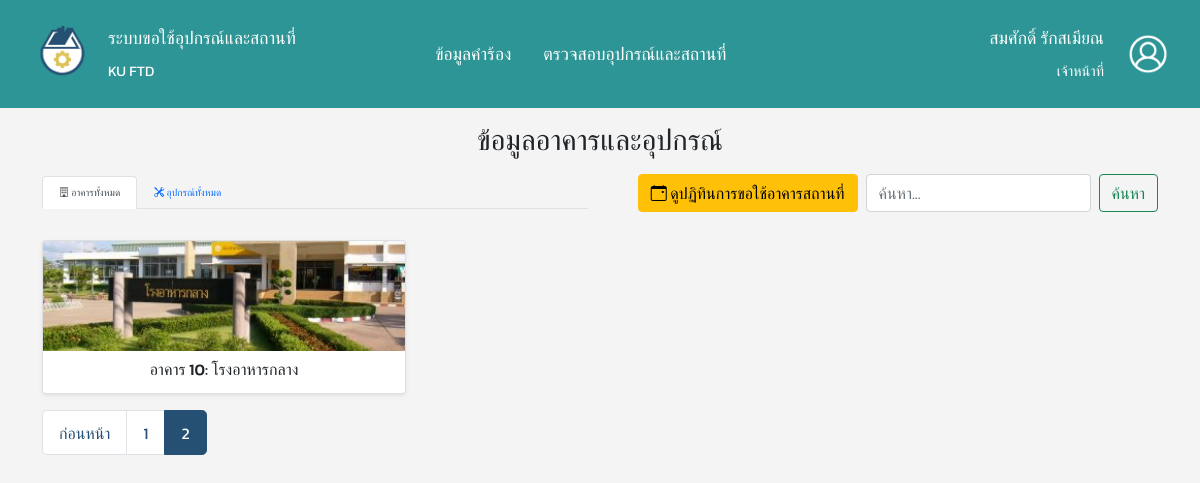
/user-data_view-page.php?mode=buildings&page=2 (signed in), run on an earlier commit of the app's database.
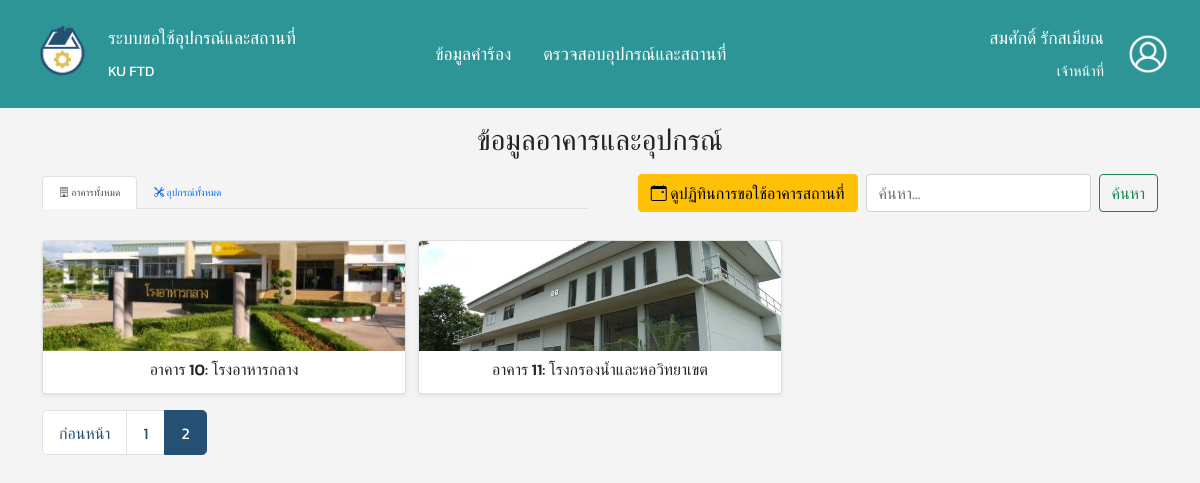
And on a later commit of the database.
### tables this page shows
CREATE TABLE `buildings` (
  `building_id` varchar(2) NOT NULL,
  `building_name` varchar(255) NOT NULL,
  `building_pic` varchar(255) NOT NULL
);

### php/user_data-view.php (called while the page is built, shortened)
<?php
include 'database/database.php';
$items_per_page = 9;
$current_page = isset($_GET['page']) ? (int)$_GET['page'] : 1;
$offset = ($current_page - 1) * $items_per_page;
$search_query = isset($_GET['search']) ? trim($_GET['search']) : '';
$search_param = '%' . $search_query . '%';
$mode = isset($_GET['mode']) ? $_GET['mode'] : 'buildings';
$data = [];
$total_items = 0;
try {
    if ($mode == 'buildings') {
        $sql_count = "SELECT COUNT(DISTINCT b.building_id)
                    FROM buildings b
                    LEFT JOIN facilities f ON b.building_id = f.building_id
                    WHERE b.building_name LIKE ? OR f.facility_name LIKE ?";
        $stmt_count = $conn->prepare($sql_count);
        $stmt_count->bind_param("ss", $search_param, $search_param);
        $stmt_count->execute();
        $stmt_count->bind_result($total_items);
        $sql_data = "SELECT
                        b.building_id,
                        b.building_name,
                        b.building_pic,
                        GROUP_CONCAT(
                            CASE
                                WHEN f.facility_name LIKE ? THEN f.facility_name
                                ELSE NULL
                            END
                            SEPARATOR ', '
                        ) AS matched_facilities
                    FROM buildings b
                    LEFT JOIN facilities f ON b.building_id = f.building_id
                    WHERE b.building_name LIKE ? OR f.facility_name LIKE ?
                    GROUP BY b.building_id, b.building_name, b.building_pic
                    ORDER BY CAST(b.building_id AS UNSIGNED) ASC
                    LIMIT ? OFFSET ?";
        $stmt_data = $conn->prepare($sql_data);
        $stmt_data->bind_param("sssii", $search_param, $search_param, $search_param, $items_per_page, $offset);
        $stmt_data->execute();
        $result_data = $stmt_data->get_result();
        while ($row = $result_data->fetch_assoc()) {
            $data[] = $row;
        }
    }
} catch (Exception $e) {
    error_log("Database Error: " . $e->getMessage());
}
$total_pages = ceil($total_items / $items_per_page);
?>

### user-data_view-page.php (the view, shortened to what the changed rows need)
<?php
include 'database/database.php';
require_once 'php/user_data-view.php';
?>
<!DOCTYPE html>
<html lang="th">
<head>
    <?php include 'header.php'?>
    <link href='https://cdn.jsdelivr.net/npm/fullcalendar@5.11.3/main.min.css' rel='stylesheet' />
</head>
<body>
    <div class="container mt-0">
        <h1 class="mb-3 text-center">ข้อมูลอาคารและอุปกรณ์</h1>
        <?php
        if ($mode == 'facility_detail' && $detail_item):
            $back_link = '?mode=building_detail&building_id=' . htmlspecialchars($detail_item['building_id']);
        ?>
            <div class="card p-3 my-3">
                <h2 class="card-title mb-3">รายละเอียดสถานที่: <?php echo htmlspecialchars($detail_item['facility_name']); ?></h2>
                <div class="row">
                    <div class="col-12 col-md-4 text-center">
                        <?php if ($detail_item['facility_pic'] && file_exists($detail_item['facility_pic'])): ?>
                            <img src="<?php echo htmlspecialchars($detail_item['facility_pic']); ?>" class="detail-img img-fluid" alt="Facility Picture">
                        <?php else: ?>
                            <img src="./images/placeholder.png" class="detail-img img-fluid" alt="No Image">
                        <?php endif; ?>
                    </div>
                    <div class="col-12 col-md-8 details-text">
                        <p class="mb-1"><strong>ชื่อสถานที่:</strong> <?php echo htmlspecialchars($detail_item['facility_name']); ?></p>
                        <p class="mb-1"><strong>รายละเอียด:</strong> <?php echo nl2br(htmlspecialchars($detail_item['facility_des'])); ?></p>
                        <p class="mb-1"><strong>อาคาร:</strong> <?php echo htmlspecialchars($detail_item['building_id']); ?></p>
                        <p class="mb-1"><strong>ชื่ออาคาร:</strong> <?php echo htmlspecialchars($detail_item['building_name']); ?></p>
                    </div>
                </div>
                <div class="d-flex justify-content-start mt-3">
                    <a href="<?php echo htmlspecialchars($back_link); ?>" class="btn btn-secondary">ย้อนกลับ</a>
                </div>
            </div>
        <?php
        else:
            if (empty($data)):
        ?>
                <div class="alert alert-info text-center mt-4">
                    <?php if (!empty($search_query)): ?>
                        ไม่พบข้อมูลที่คุณค้นหา "<?php echo htmlspecialchars($search_query); ?>"
                    <?php else: ?>
                        <?php if ($mode == 'buildings'): ?>
                            ยังไม่มีข้อมูลอาคารในระบบ
                        <?php elseif ($mode == 'equipment'): ?>
                            ยังไม่มีข้อมูลอุปกรณ์ในระบบ
                        <?php elseif ($mode == 'building_detail' && $detail_item): ?>
                            ยังไม่มีข้อมูลสถานที่ในอาคาร "<?php echo htmlspecialchars($detail_item['building_name']); ?>"
                        <?php endif; ?>
                    <?php endif; ?>
                </div>
        <?php
            else:
        ?>
                <div class="row row-cols-1 row-cols-sm-2 row-cols-md-2 row-cols-lg-3 g-2 mt-0">
                    <?php foreach ($data as $item): ?>
                        <div class="col">
                            <div class="card h-100 shadow-sm">
                                <?php
                                $img_src = './images/placeholder.png';
                                $item_name = '';
                                $link_href = '#';
                                if ($mode == 'buildings') {
                                    $img_src = ($item['building_pic'] && file_exists($item['building_pic'])) ? htmlspecialchars($item['building_pic']) : $img_src;
                                    $item_name = htmlspecialchars($item['building_name']);
                                    $link_href = '?mode=building_detail&building_id=' . htmlspecialchars($item['building_id']);
                                } elseif ($mode == 'equipment') {
                                    $img_src = ($item['equip_pic'] && file_exists($item['equip_pic'])) ? htmlspecialchars($item['equip_pic']) : $img_src;
                                    $item_name = htmlspecialchars($item['equip_name']);
                                    $link_href = '?mode=equip_detail&equip_id=' . htmlspecialchars($item['equip_id']);
                                } elseif ($mode == 'building_detail') {
                                    $img_src = ($item['facility_pic'] && file_exists($item['facility_pic'])) ? htmlspecialchars($item['facility_pic']) : $img_src;
                                    $item_name = htmlspecialchars($item['facility_name']);
                                    $link_href = '?mode=facility_detail&facility_id=' . htmlspecialchars($item['facility_id']);
                                }
                                ?>
                                <a href="<?php echo $link_href; ?>" class="card-img-link">
                                    <img src="<?php echo $img_src; ?>" class="card-img-top" alt="<?php echo $item_name; ?>">
                                </a>
                                <div class="card-body d-flex flex-column">
                                    <?php if ($mode == 'buildings'): ?>
                                        <h5 class="card-title text-center">
                                            อาคาร <?php echo htmlspecialchars($item['building_id']); ?>: <?php echo htmlspecialchars($item['building_name']); ?>
                                        </h5>
                                    <?php else:  ?>
                                        <h5 class="card-title text-center"><?php echo $item_name; ?></h5>
                                    <?php endif; ?>
                                </div>
                            </div>
                        </div>
                    <?php endforeach; ?>
                </div>
                <nav aria-label="Page navigation" class="pagination-container mt-2 mb-0">
                    <ul class="pagination pagination-lg">
                        <?php for ($i = 1; $i <= $total_pages; $i++): ?>
                            <li class="page-item <?php echo ($i == $current_page) ? 'active' : ''; ?>">
                                <a class="page-link" href="?mode=<?php echo htmlspecialchars($mode); ?>&page=<?php echo $i; ?><?php echo !empty($search_query) ? '&search=' . htmlspecialchars($search_query) : ''; ?><?php echo ($mode == 'building_detail' && isset($_GET['building_id'])) ? '&building_id=' . htmlspecialchars($_GET['building_id']) : ''; ?>">
                                    <?php echo $i; ?>
                                </a>
                            </li>
                        <?php endfor; ?>
                    </ul>
                </nav>
        <?php
            endif;
        endif;
        ?>
    </div>
</body>
</html>

What changed in the data, as far as the page shows it:
added buildings: building_pic (picture), building_id "11", building_name "โรงกรองน้ำและหอวิทยาเขต"
